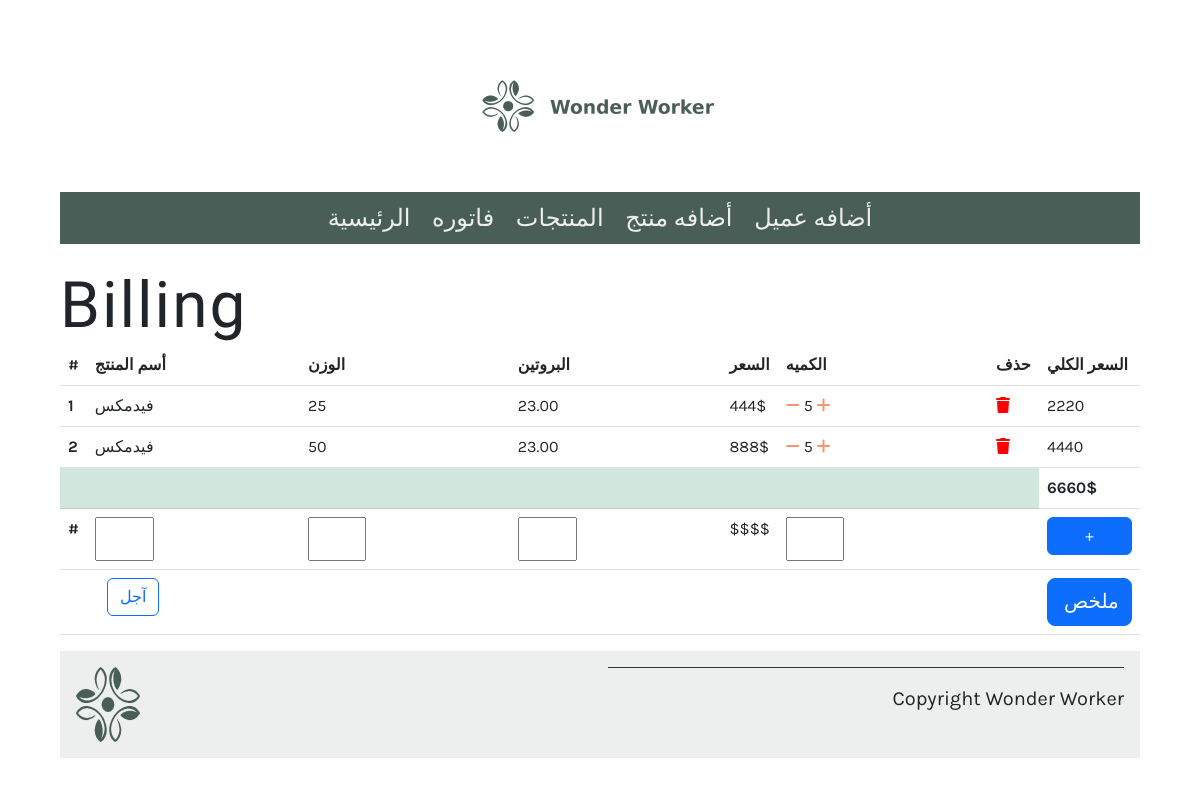
The page /billing/ on the database as committed earlier.
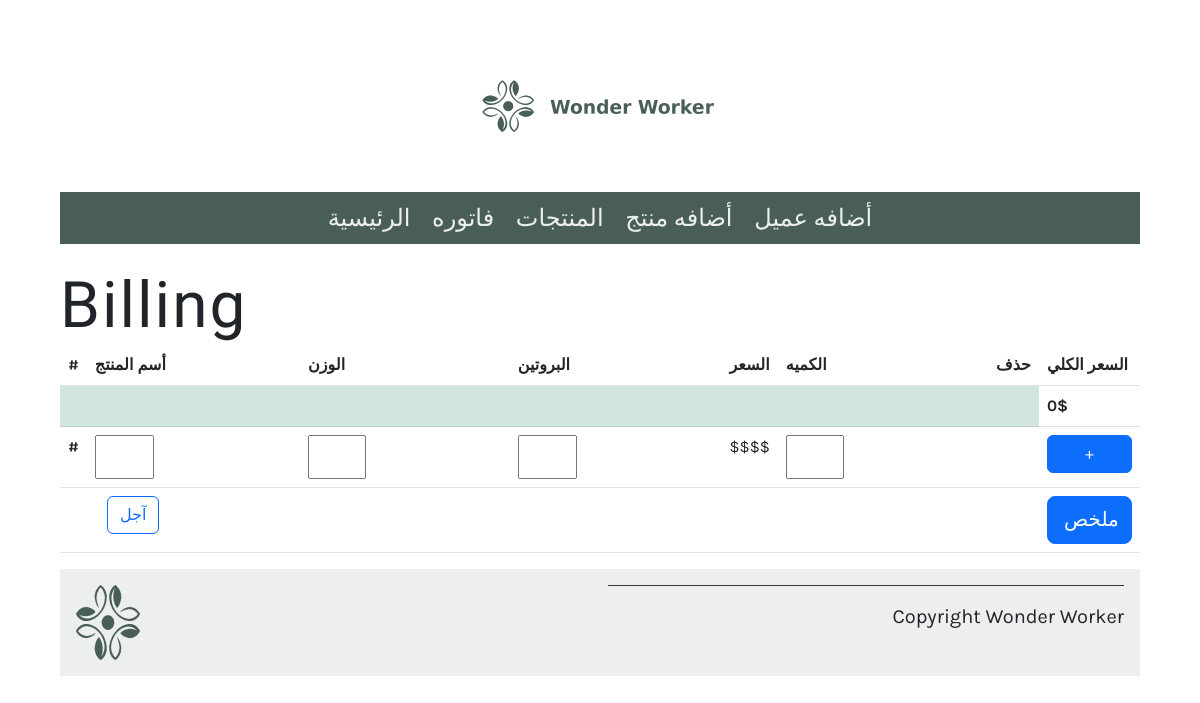
The same page on the database as committed later.
### bill_app/models.py (models this page shows, shortened)
class Bill(models.Model):
   order=models.ForeignKey(Order,on_delete=models.CASCADE)
   product = models.ForeignKey(Product,on_delete=models.CASCADE)
   quantity = models.IntegerField(default=1)
   class Meta:
      unique_together = ('order', 'product')
   def get_total_item_price(self):
      return self.quantity * self.product.price

class Product(models.Model):
   id=models.AutoField(primary_key=True)
   name = models.CharField(max_length=200)
   protien=models.DecimalField(max_length=1,null=True,decimal_places=2,max_digits=5)
   weight=models.CharField(max_length=5 )
   price = models.IntegerField(null=False)
   quantity = models.IntegerField(default=1)

### bill_app/views.py (the view)
# urls.py: path('billing/',views.billing,name='billing'),
def billing(request):
    options={"protien":[], "weight":[], "name":[]}
    product=Product.objects.all()
    bill = Bill.objects.all()
    for i in product:
        if i.protien not in options['protien']:
            options['protien'].append(i.protien)
        if i.weight not in options['weight']:
            options['weight'].append(i.weight)
        if i.name not in options['name']:
            options['name'].append(i.name)
    if Order.objects.exists():
        order_id=Order.objects.first().order_id
    else:
        order_id=0
    total=0
    for i in bill:
        if i is None:
            return total
        else:
            total+=i.get_total_item_price()
    products_dect={'product':Bill.objects.all(),'total':total,'order_id':order_id,'options':options}
    if request.method=="POST" :
        value=request.POST.get('account', False)
        print(value)
        return render(request, 'success.html',products_dect)
    else:
        return render(request,'bill.html',products_dect)

### bill_app/templates/bill.html (shortened to what this page needs)
{% extends 'base.html' %}
{% load static %}
{% block content %}
<h1> Billing </h1>
<table class="table ">
    <thead>
    <tr>
        <th scope="col ">#</th>
        <th scope="col">  أسم المنتج</th>
        <th scope="col"> الوزن </th>
        <th scope="col">البروتين</th>
        <th scope="col">السعر</th>
        <th scope="col">الكميه</th>
        <th scope="col">حذف</th>
        <th scope="col "> السعر الكلي</th>
    </tr>
    </thead>
    <tbody>
    {% for items in product %}
        <tr>
        <th scope="row">{{ forloop.counter }}</th>
            <td>{{ items.product.name }}</td>
            <td>{{ items.product.weight }}</td>
            <td>{{ items.product.protien }}</td>
            <td>{{ items.product.price}}$</td>
            <td >
                <a href="{% url 'quantity_controller' order_id=items.order.order_id product_id=items.product.id operation=0 %}"><i class="fas fa-minus mr-2"></i></a>
                {{ items.quantity}}
                <a href="{% url 'quantity_controller' order_id=items.order.order_id product_id=items.product.id operation=1 %}"><i class="fas fa-plus ml-2"></i></a>
            </td>
            <td> <a  style='color: red;' href="{% url 'remove_product' order_id=items.order.order_id product_id=items.product.id %}" ><i class="fas fa-trash float-right "></i></a></td>
            <td>{{items.get_total_item_price}}</td>
        </tr>
    {% endfor %}
    <tr>
        <td colspan="7" class="table-success"></td><td><b>{{total}}$</b></td>
    </tr>
    <tr>
        <form action="/add_to_bill/" method="POST" >
            <th scope="row">#</th>
            <td>
                <input list="names" name="name" required="true">
            </td>
            <td>
                <input list="weights" name="weight" required="true">
            </td>
            <td><input list="protiens" name="protien" required="true">
            </td>
            <td>$$$$</td>
            <td ><input name="quantity"  type="number" required="true" min="1"></td>
            <td></td>
            <td colspan="2"> <input type="submit" style="width: 85px;"  class="btn btn-primary" value="+"></td>
        </form>
    </tr>
    <tr>
        <form action="/billing/"  method="POST" >
            <td colspan="2"  style="padding-left: 47px;">
                <label class="btn btn-outline-primary" for="btn-check-outlined">آجل</label>
            </td>
            <td colspan="5" class=""></td>
            <td>  <input style="width: 85px;" type="submit"   class="btn btn-lg btn-primary" value="ملخص" ></td>
        </form>
    </tr>
    </tbody>
</table>
{% endblock %}

### bill_app/templates/base.html (shortened to what this page needs)
{% load static %}
<!DOCTYPE html>
<html lang="en">
  <head>
    <link href="https://cdn.jsdelivr.net/npm/bootstrap@5.3.0-alpha3/dist/css/bootstrap.min.css" rel="stylesheet">
    <link
      rel="preload"
      as="style"
      href="{% static 'css/style.css' %}"
      onload="this.rel = 'stylesheet'"
    />
  </head>
  <body>
    {% include 'partials/_header.html' %}
    <main>{% block content %} {% endblock %}</main>
   {%include 'partials/_footer.html'%}
  </body>
</html>

### bill_app/templates/partials/_header.html
{% load static %}
<header>
  <img src="{% static 'img/logo.png' %}" />
</header>
<nav>
  <ul>
    <li><a href="/">الرئيسية</a></li>
    <li><a href="{% url 'billing' %}">فاتوره</a></li>
    <li><a href="{% url 'products' %}">المنتجات</a></li>
    <li><a href="{% url 'product' %}">أضافه منتج</a></li>
    <li><a href="{% url 'user_page' %}">أضافه عميل</a></li>
  </ul>
</nav>

### bill_app/templates/partials/_footer.html
{% load static %}
<footer>
    <article>
        <img src="{% static 'img/logo_footer.png' %}" />
    </article>
    <article>
        <p>Copyright Wonder Worker </p>
    </article>
</footer>

### bill_app/static/css/style.css (style rules this page uses)
body { font-family: 'Karla', sans-serif; margin-top: 3rem; margin-bottom: 3rem; margin-left: 5%; margin-right: 5%; }
h1, h2, h3, h4, h5, h6 { font-family: 'Markazi Text', serif; letter-spacing: 2px;; }
h1 { font-size: 4rem; margin-top: 1.5rem; margin-bottom: 0; }
p, ul { font-size: 1.25rem;; }
a { color: #EE9972; text-decoration: none; }
header img { display: block; margin-left: auto; margin-right: auto; max-width: 100%; height: auto; }
nav { background-color: #495E57; margin-top: 1rem; margin-bottom: 1rem; margin-bottom: 0px; }
nav ul { list-style: none; font-size: 1.5rem; text-align: center; padding-inline-start: 0rem; margin-bottom: 0px; }
nav ul li { display: inline-block; margin: 0.5rem; }
nav ul a { color: #EDEFEE; text-decoration: none; }
article { flex:1; border-radius: 12%; }
article img { max-width: 100%; max-block-size: ; }
label { font-weight: bold; display: block; }
input { width: 30%; display: block; padding: .5rem 1rem; line-height: 1.5rem; box-sizing: border-box; }
footer { background-color: #EDEFEE; padding: 1rem; display: flex; gap: 2rem 1rem; }
footer img { max-width: 50%; }
footer p { border-top: #333333; border-style: solid; border-width: 0.1rem; border-bottom: none; border-left: none; border-right: none; text-align: right; padding-top: 1rem;; }

Rows that differ between the two databases and show on the page:
removed Bill: product.name "فيدمكس", product.weight "25", product.protien "23.00", product.price "444", quantity "5", get_total_item_price "2220"
removed Bill: product.name "فيدمكس", product.weight "50", product.protien "23.00", product.price "888", quantity "5", get_total_item_price "4440"
Other text that changed with them:
{{ total }}: "6660" → "0"
